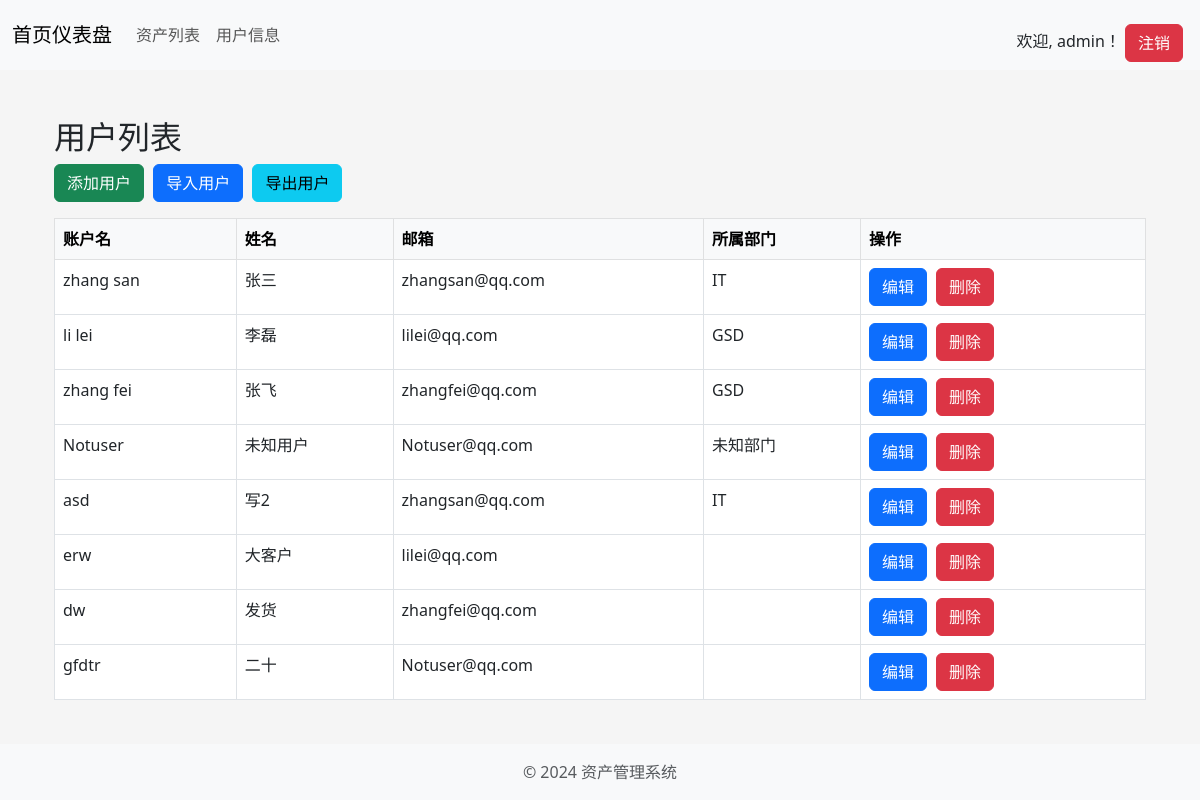
The page /property/userinfo_list (signed in) on the database its author committed.
### property/models.py (models this page shows, shortened)
class UserInfo(models.Model):
    user_name = models.CharField(max_length=100, unique=True, verbose_name="账户名")
    fullname = models.CharField(
        max_length=100, blank=True, null=True, verbose_name="姓名"
    )
    email = models.EmailField(verbose_name="邮箱")
    department = models.ForeignKey(
        Department,
        on_delete=models.CASCADE,
        verbose_name="所属部门",
        null=True,
        blank=True,
    )
    class Meta:
        verbose_name = "员工用户"
        verbose_name_plural = "员工用户列表"

class Department(models.Model):
    dept_name = models.CharField(max_length=100)
    class Meta:
        verbose_name = "部门"
        verbose_name_plural = "部门列表"

### property/views/user_views.py (the view)
# urls.py: path("userinfo_list", userinfo_list, name="userinfo_list"),
@login_required
def userinfo_list(request):
    userinfo = UserInfo.objects.all()
    return render(request, "property/userinfo_list.html", {"userinfo": userinfo})

### property/templates/property/userinfo_list.html (shortened to what this page needs)
{% extends 'property/base.html' %}
{% block content %}
  <div class="container mt-5">
    <h2>用户列表</h2>
    <div class="mb-3">
      <a href="{% url 'add_userinfo' %}" class="btn btn-success">添加用户</a>
      <a href="{% url 'import_userinfos' %}" class="btn btn-primary">导入用户</a>
      <a href="{% url 'export_userinfos' %}" class="btn btn-info">导出用户</a>
    </div>
    <table class="table table-bordered">
      <thead class="table-light">
        <tr>
          <th>账户名</th>
          <th>姓名</th>
          <th>邮箱</th>
          <th>所属部门</th>
          <th>操作</th>
        </tr>
      </thead>
      <tbody>
        {% for userinfo in userinfo %}
          <tr>
            <td>{{ userinfo.user_name }}</td>
            <td>{{ userinfo.fullname }}</td>
            <td>{{ userinfo.email }}</td>
            <td>{{ userinfo.department.dept_name }}</td>
            <td>
              <a href="{% url 'manage_userinfo' userinfo.id 'useredit' %}" class="btn btn-primary">编辑</a>
              <a href="{% url 'manage_userinfo' userinfo.id 'delete' %}" class="btn btn-danger">删除</a>
            </td>
          </tr>
        {% empty %}
          <tr>
            <td colspan="5" class="text-center">没有找到用户。</td>
          </tr>
        {% endfor %}
      </tbody>
    </table>
  </div>
{% endblock %}

### property/templates/property/base.html (shortened to what this page needs)
{% load static %}
<!DOCTYPE html>
<html lang="en">
  <head>
    <link rel="stylesheet" href="https://cdn.jsdelivr.net/npm/bootstrap@5.3.0/dist/css/bootstrap.min.css" />
    <link rel="stylesheet" href="{% static 'property/css/style.css' %}" />
  </head>
  <body>
    <nav class="navbar navbar-expand-lg navbar-light bg-light">
      <div class="container-fluid">
        <a class="navbar-brand" href="{% url 'dashboard' %}">首页仪表盘</a>
        <div class="collapse navbar-collapse" id="navbarNav">
          <ul class="navbar-nav me-auto mb-2 mb-lg-0">
            <li class="nav-item">
              <a class="nav-link" href="{% url 'asset_list' %}">资产列表</a>
            </li>
            <li class="nav-item">
              <a class="nav-link" href="{% url 'userinfo_list' %}">用户信息</a>
            </li>
          </ul>
          <div class="text-center mt-3">
            {% if user.is_authenticated %}
              <span>欢迎, {{ user.username }}！</span>
              <a href="{% url 'adminuser_logout' %}" class="btn btn-danger">注销</a>
            {% else %}
              <a href="{% url 'adminuser_login' %}" class="btn btn-success">登录</a>
              {% comment %} <a href="{% url 'register' %}" class="btn btn-info">注册</a> {% endcomment %}
            {% endif %}
          </div>
        </div>
      </div>
    </nav>
    <div class="container" style="padding-bottom: 80px;">
      {% block content %}
      {% endblock %}
    </div>
    <footer class="footer mt-auto py-3 bg-light text-center">
      <div class="container">
        <span class="text-muted">© 2024 资产管理系统</span>
      </div>
    </footer>
  </body>
</html>

### property/static/property/css/style.css (style rules this page uses)
body { background-color: #f5f5f5; }
.navbar { margin-bottom: 20px; }
.btn { margin-right: 5px; }
.footer { position: fixed; bottom: 0; width: 100%; }
a { text-decoration: none; }

### rows shown on the page
UserInfo: user_name "zhang san", fullname "张三", email "zhangsan@qq.com", department.dept_name "IT"
UserInfo: user_name "li lei", fullname "李磊", email "lilei@qq.com", department.dept_name "GSD"
UserInfo: user_name "zhang fei", fullname "张飞", email "zhangfei@qq.com", department.dept_name "GSD"
UserInfo: user_name "Notuser", fullname "未知用户", email "Notuser@qq.com", department.dept_name "未知部门"
UserInfo: user_name "asd", fullname "写2", email "zhangsan@qq.com", department.dept_name "IT"
UserInfo: user_name "erw", fullname "大客户", email "lilei@qq.com"
UserInfo: user_name "dw", fullname "发货", email "zhangfei@qq.com"
UserInfo: user_name "gfdtr", fullname "二十", email "Notuser@qq.com"

### other values the page prints
{{ user.username }} "admin"
